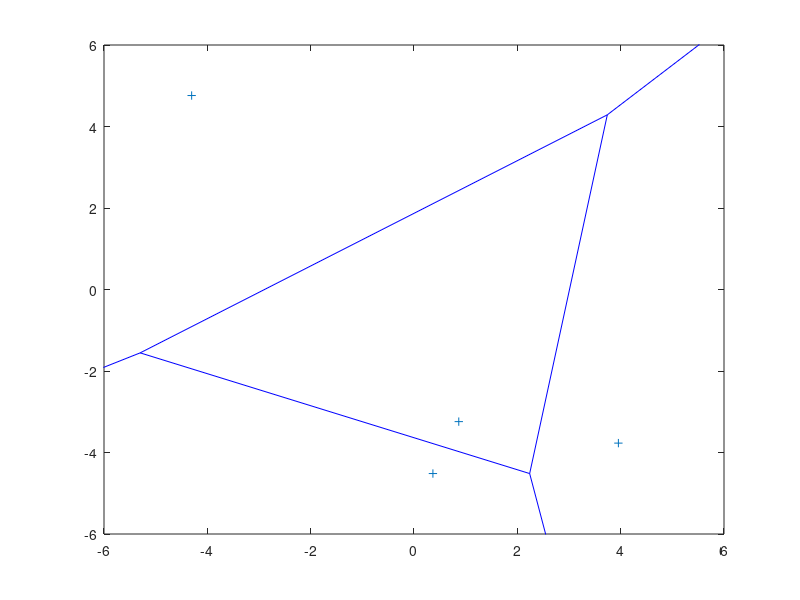

MATLAB code to generate this figure: (Note: this script raises an error after producing the figure.)
%% Voronoi diagram
% version 0.01
% Jonas K. Sekamane
%
% *BOUNDED VORONOI DIAGRAM*
% Extending the the _voronoi_ and _voronoin_ functions with a boundary, 
% such that any open regions can be patched.

clearvars;

% Points - Random firm locations
n = 4;
x0 = rand(1, n)*10-5; % Initial x-position of firm
y0 = rand(1, n)*10-5; % Initial y-position of firm
xy = [x0' y0'];

% Default plot
figure(1);
voronoi(xy(:,1)' , xy(:,2)');
xlim([-6 6]); ylim([-6 6]);

% Default functions
[vx,vy] = voronoi(xy(:,1)' , xy(:,2)');
% Coordinates of the inner Voronoi edges/end points
[V1,C] = voronoin(xy);

% Boundary box
bbox = [-5 5 5 -5 -5; 5 5 -5 -5 5]';

% Calculate the maximum distance between any two points within the boundary
bdistance = sqrt((-5-5)^2+(-5-5)^2); % Length of diagonal for a square boundary box.
% For more general convex boundary use covhull() + algorithm described here: http://stackoverflow.com/a/2736383

% Boundary box line segments
bvx = [ bbox(1:end-1,1)'; circshift( bbox(1:end-1,1)', [0,-1] ) ];
bvy = [ bbox(1:end-1,2)'; circshift( bbox(1:end-1,2)', [0,-1] ) ];

% Coordinates of the boundary box cornors
V2 = [bbox(1:end-1,1) bbox(1:end-1,2)];

% For each point calculate the euclidean distance to boundary points.
distance = pdist2(xy, [bbox(1:end-1,1) bbox(1:end-1,2)], 'euclidean');
% Find for each boundary point the minimum distiance (minVal) and the boundary point (minInd)
[minVal, minInd] = min(distance);
% Mapping the boundary point to each firm
% Create emptry cell array where row is point, and array is the corresponding bounardy points in V2
C2 = num2cell(repmat(NaN,1,n)');
for i=1:length(C2)
   C2{i} = find(minInd==i);
end

%% TO-DO:
% Extend the lines to insure that they intersect with the boundary box.
% Only extend lines where both (or just one) ends are unconnected with other lines 
% (and extend in the direction away from the connected end).
% The minimum length of the extended line should be the diagonal length of the boundary box.
% If boundary polygon instead of boundary box, then something similar to regionprops's MajorAxisLength property.

% Identify the Voronoi edges/endpoints that are within the boundary.
%[vxu vxui] = unique(vx(:)); 
%[vyu vyui] = unique(vy(:)); 
%[sort(vxui) sort(vyui)]
%vx(sort(vxui))
[~, vui] = unique(vx(:)); 
V0 = [vx(sort(vui)) vy(sort(vui))];
in = inpolygon(V0(:,1), V0(:,2), bbox(:,1), bbox(:,2));


% Identify Voronoi line segments with common endpoints.
vend = NaN(size(vx));
% for i=1:2
%     vend(i,:) = ismember(vx(i,:), V0(:,1));
% end
for line=1:length(vx);
    for i=1:2
        vend(i,line) = ismember(vx(i,line), vx(:,1:end~=line));
    end
end
% Find the Voronoi lines that have exactly one shared endpoint
count = sum(vend,1);
lines = find(count==1);
% Loop through all lines with one common endpoint (in boundary) and
% extend its length (to insure that the line intersects with the boundary)
vx_extent = vx;
vy_extent = vy;
for line = lines
    % The common endpoint
    i = find(vend(:,line));
    % The other endpoint (opposite of i)
    j = 1+abs(2-i); % Takes value 2 if i=1 and takes value 1 if i=2.
    % Extend the line in the direction away from the common endpoint
    [direction, ~] = cart2pol( vx(j,line)-vx(i,line), vy(j,line)-vy(i,line) );
    % Setting the length equal to the maximumum distance between any two
    % points within boundary.
    [dx, dy] = pol2cart(direction, bdistance);
    % New end point
    vx_extent(j,line) = vx(i,line) + dx;
    vy_extent(j,line) = vy(i,line) + dy;
end


% Remove lines that are completely outside boundary
%vx_extent(:,find(~count)) = [];
%vy_extent(:,find(~count)) = [];


% Line intersect with boundary box
bbx = []; bby = []; bbii = [];
for j = 1:length(vx)
    [xi, yi ii] = polyxpoly(bbox(:,1), bbox(:,2), vx(:,j), vy(:,j)); % [xi, yi, ii] = 
    bbx = [bbx; xi];
    bby = [bby; yi];
    bbii = [bbii; ii];
end
V3 = [bbx bby]; % Coordinates of the voronoi diagram lines intersection with the boundary box.

% For each point calculate the euclidean distance to boundary points.
distance2 = pdist2(xy, [bbx bby], 'euclidean');
[B,I] = sort(distance2,1); % find the smallest distances
I = I(1:2,:); % each point has two boundary points. 
%% TO-DO: 
% This should not find 2 points, but find all cases where the distance is equal.
% Loop though and find all points where distance equals minimum distance B.
% SECOND APPROACH; Only look at points in an open region: if any(C{i}~=1) 
% Create emptry cell array where row is point, and array is the corresponding bounardy points in V3
C3 = num2cell(repmat(NaN,1,n)');
for i=1:length(C3)
   C3{i} = [find(I(1,:)==i) find(I(2,:)==i)]; % the two boundary points
end

%% Combine the points:
% TO-DO:
polygon = [V1; V2; V3];

% First appoach:
% polygon2 = polygon(3:end,:);
% C_final2{1} = [1 3 5 10 11];
% C_final2{2} = [1 2 3 8 9];
% C_final2{3} = [2 4 7 8 12]; 
% C_final2{4} = [1 6 9 11];
% C_final2{5} = [2 3 10 12];

% for i = 3:length(C_final2)
%     x = polygon2(C_final2{i},1);
%     y = polygon2(C_final2{i},2);
%     cx = mean(x);
%     cy = mean(y);
%     a = atan2(x - cy, y - cx);
%     [~, order] = sort(a);
%     x = x(order);
%     y = y(order);
%     patch(x,y,i);
% end

% Second appoach:
% for i = 1:length(C)
%     C_final{i} = [C{i} C2{i}+length(V1) C3{i}+length(V1)+length(V2)];
%     
% %     if all(C{i}~=1)   % If at least one of the indices is 1,
% %                       % then it is an open region and we can't
% %                       % patch that.
% %         %polygon = [polygon; V1(C{i})];
% %         %patch(V1(C{i},1),V1(C{i},2),i); % use color i.
% %     end
% %     if ~isempty(C2{i})
% %         %patch(V2(C2{i},1),V2(C2{i},2),i);
% %     end
%     patch(polygon(C_final{i},1),polygon(C_final{i},2),i);
% end




%% JUNK/TEMPORARY CODE:

%[B,I] = sort(minInd);

% Cbb = [bbii(:,1) bbii(:,1)+1]
% %bbox(bbii(:,1),:)
% [Cbb bbx bby] % V2 extra
% 
% test = Cbb(:,1)
% 
% C3 = num2cell(repmat(NaN,1,length(Cbb))');
% for i=1:length(test)
%     C3{i} = find(minInd==test(i));
% end
%     
% C3 = num2cell(repmat(NaN,1,length(Cbb))');
% for i=1:length(C2)
%    C2{i}
%    %C3{i} = minInd(Cbb(i,:));
% end
% 
% minInd


% bbx2 = [bbx; bbox(1:end-1,1)];
% bby2 = [bby; bbox(1:end-1,2)];


% % loop though all points with open regions and select boundary points
% n = length(bbx2);
% for i = 1:length(C)
%     if any(C{i}==1) % If at least one of the indices is 1,
%         % then it is an open region and we can't patch that.
%         linex = [bbx2'; repmat(xy(i,1), 1,n)];
%         liney = [bby2'; repmat(xy(i,2), 1,n)];
%         [xi_temp, yi_temp, ii] = polyxpoly(linex, liney, vx, vy);
% %         for j = 1:length(linex)
% %             [xi, yi] = polyxpoly(vx(:,j), vy(:,j), bbox(:,1), bbox(:,2));
% %             bbx = [bbx; xi];
% %             bby = [bby; yi];
% %         end
%     end
% end

figure(2);
plot(vx,vy);
xlim([-6 6]); ylim([-6 6]);
hold on;
plot(bbox(:,1),bbox(:,2));
scatter(bbx, bby);
scatter(V1(:,1), V1(:,2));
%scatter(bbox(1:end-1,1),bbox(1:end-1,2));
text(bbox(1:end-1,1)-0.1, bbox(1:end-1,2)-0.1, cellstr(num2str([1:4]')) );
scatter( xy(:,1)' , xy(:,2)', 'filled');
text(xy(:,1)'+0.1, xy(:,2)'+0.1, cellstr(num2str([1:n]')) );
%plot(linex,liney,':');
%scatter(xi_temp, yi_temp);
%patch(test(:,1),test(:,2),3);
hold off;
% xlabel('x'); ylabel('y');
% %voronoi(xy(:,1)' , xy(:,2)');
% hold off;

%[xi, yi] = polyxpoly(vx, vy, bbox(:,1), bbox(:,2),'unique'); % line intersect with boundary box

%[lat,lon] = polymerge(vx,vy);
%plot(lat,lon, ':');

%[XY,V1,C] = VoronoiLimit(xy(:,1)' , xy(:,2)', bbox); % http://www.mathworks.com/matlabcentral/fileexchange/34428-voronoilimit


figure(3);
plot(vx,vy);
xlim([-30 30]); ylim([-30 30]);
hold on;
plot(bbox(:,1),bbox(:,2));
hold off;

figure(31);
plot(vx_extent,vy_extent);
xlim([-30 30]); ylim([-30 30]);
hold on;
plot(bbox(:,1),bbox(:,2));
hold off;

% figure(4);
% plot(vx(:,bbii(1,2)),vy(:,bbii(1,2)));
% xlim([-6 6]); ylim([-6 6]);
% hold on;
% plot( bbox(bbii(1,1),1) , bbox(bbii(1,1),2) );
% hold off;
% bbii(1,1)
% 
% figure(5);
% plot(bvx,bvy);
% xlim([-6 6]); ylim([-6 6]);

